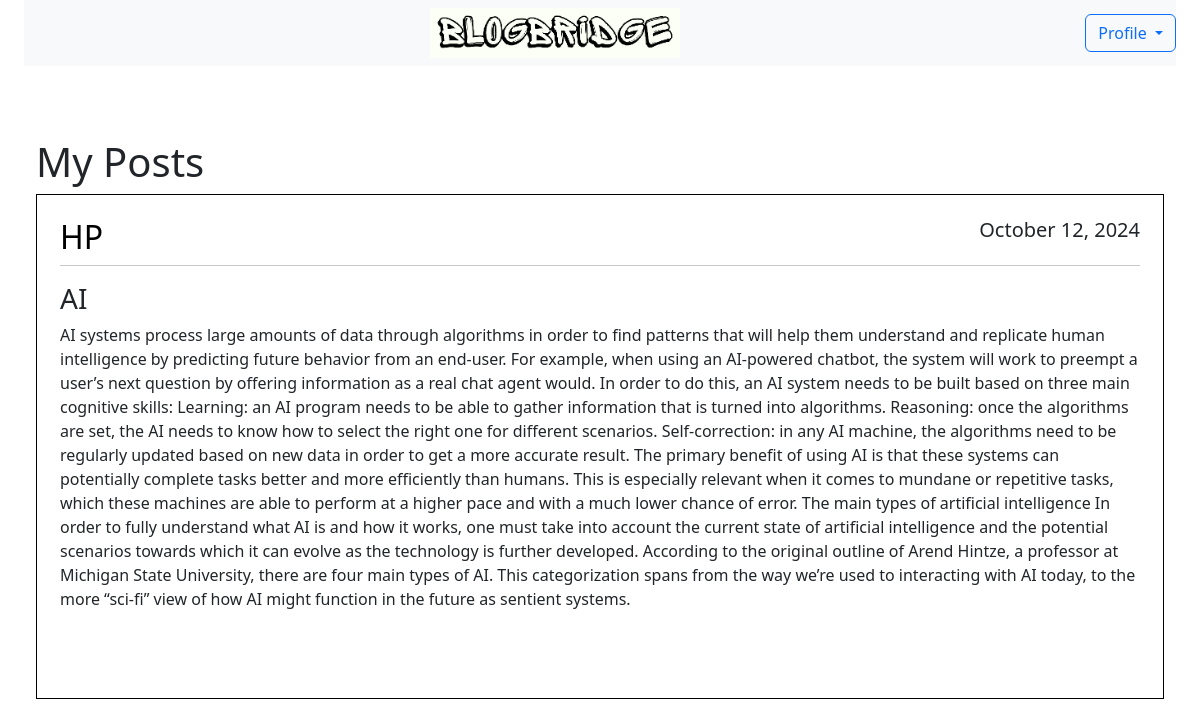
The page /mypost/ (signed in) on the database its author committed.
### blog/models.py (models this page shows, shortened)
class Posts(models.Model):
    title = models.CharField(max_length=100)
    content = models.TextField()
    date_posted = models.DateTimeField(default=timezone.now)
    author = models.ForeignKey(User , on_delete=models.CASCADE)

### blog/views.py (the view)
# urls.py: path("mypost/",views.myPost),
def myPost(request):
    context = {
        'posts':Posts.objects.filter(author = request.user)
    }
    return render(request,'blog/mypost.html',context)

### blog/templates/blog/mypost.html (shortened to what this page needs)
{% extends 'blog/base.html' %}
{% block content %}
{% load static %}
 <div class="container custom-container">
<nav class="navbar navbar-expand-lg navbar-light bg-light w-100">
    <div class="collapse navbar-collapse" id="navbarSupportedContent">
        <ul class="navbar-nav mx-auto">
            <li>
                <a href="/home">
                    <img class="navbar-logo" src="{% static 'image/pho.png' %}" alt="">
                </a>
            </li>
        </ul>
        <form class="form-inline ml-auto">
            <div class="dropdown">
                <button class="btn btn-outline-primary dropdown-toggle" type="button" id="dropdownMenuButton"
                    data-toggle="dropdown" aria-haspopup="true" aria-expanded="false">
                    Profile
                </button>
            </div>
        </form>
    </div>
</nav>
    <br><br>
    <br>
    <div class="container custom-container" style="max-width: 1350px; ">
        <h1>My Posts </h1>
        {% for post in posts %}
        <article class="media content-section">
            <div class="media-body" style="border: 1px solid black; padding: 23px; margin-bottom: 10px;">
                <div class="article-metadata">
                    <h2 class="text-uppercase" style="text-align:left;float:left; color: #000000;">{{ post.author }}</h2>
                    <h5 style="text-align:right;float:right;">{{ post.date_posted|date:"F d, Y" }}</h5>
                    <hr style="clear:both;" />
                </div>
                <h3>{{ post.title }}</h3>
                <p class="article-content">{{ post.content }}</p>
                <br><br>
            </div>
        </article>
        {% endfor %}
    </div>
</div>
{% endblock %}

### blog/templates/blog/base.html (style rules this page uses)
.custom-container { max-width: 1450px; }

### blog/templates/blog/mypost.html (style rules this page uses)
.navbar-logo { width: 120px; }
.navbar-nav.mx-auto { display: flex; justify-content: center; flex: 1; }
.ml-auto { margin-left: auto; }
.navbar-logo { width: 250px; height: auto; }

### rows shown on the page
Posts: author "HP", date_posted "October 12, 2024", title "AI", content "AI systems process large amounts of data through algorithms in order to find patterns that will help them understand and replicate human intelligence by predicting future behavior from an end-user. For example, when using an AI-powered chatbot, the system will work to preempt a user’s next question by offering information as a real chat agent would. In order to do this, an AI system needs to be built based on three main cognitive skills: Learning: an AI program needs to be able to gather information that is turned into algorithms. Reasoning: once the algorithms are set, the AI needs to know how to select the right one for different scenarios. Self-correction: in any AI machine, the…"
